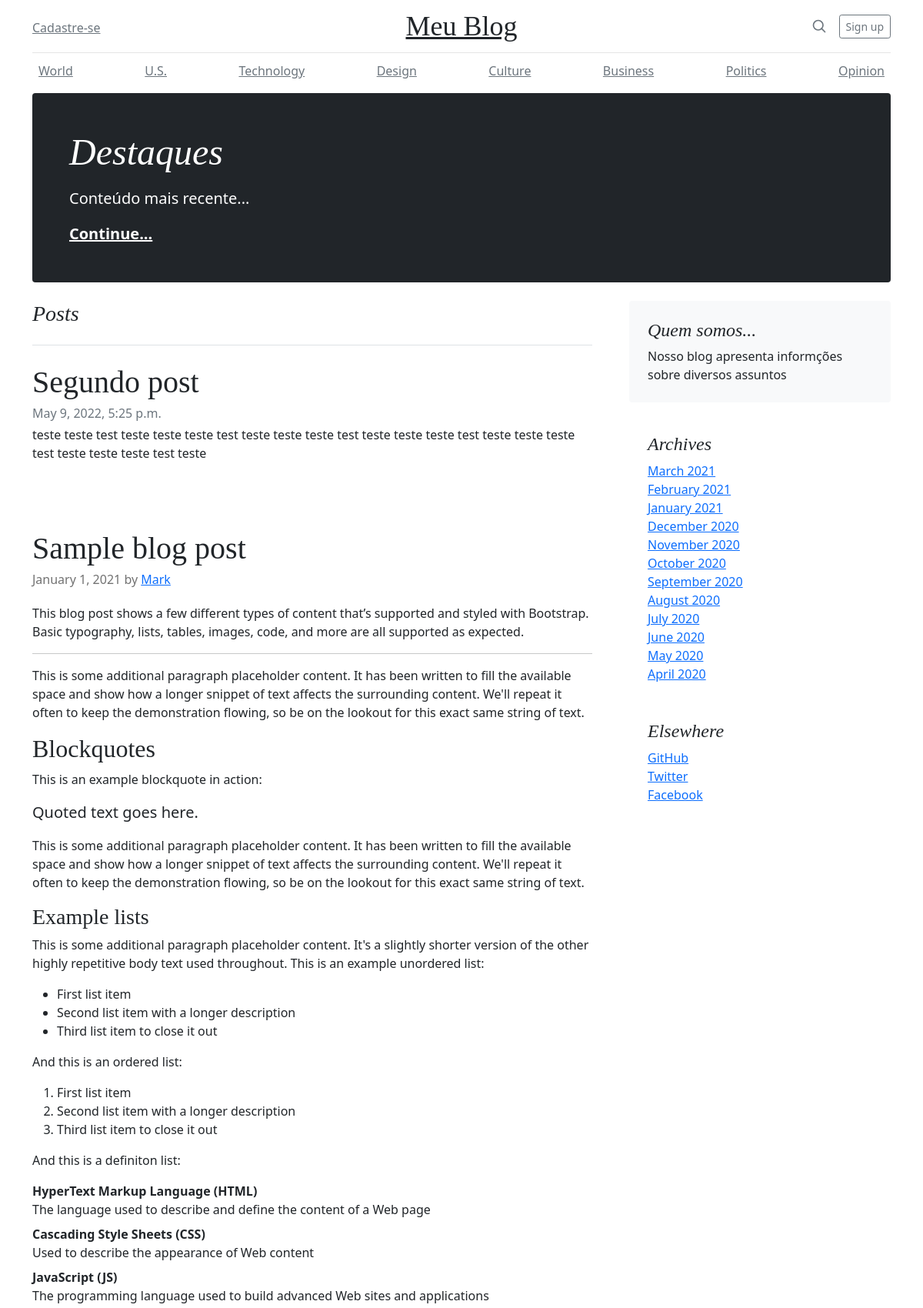
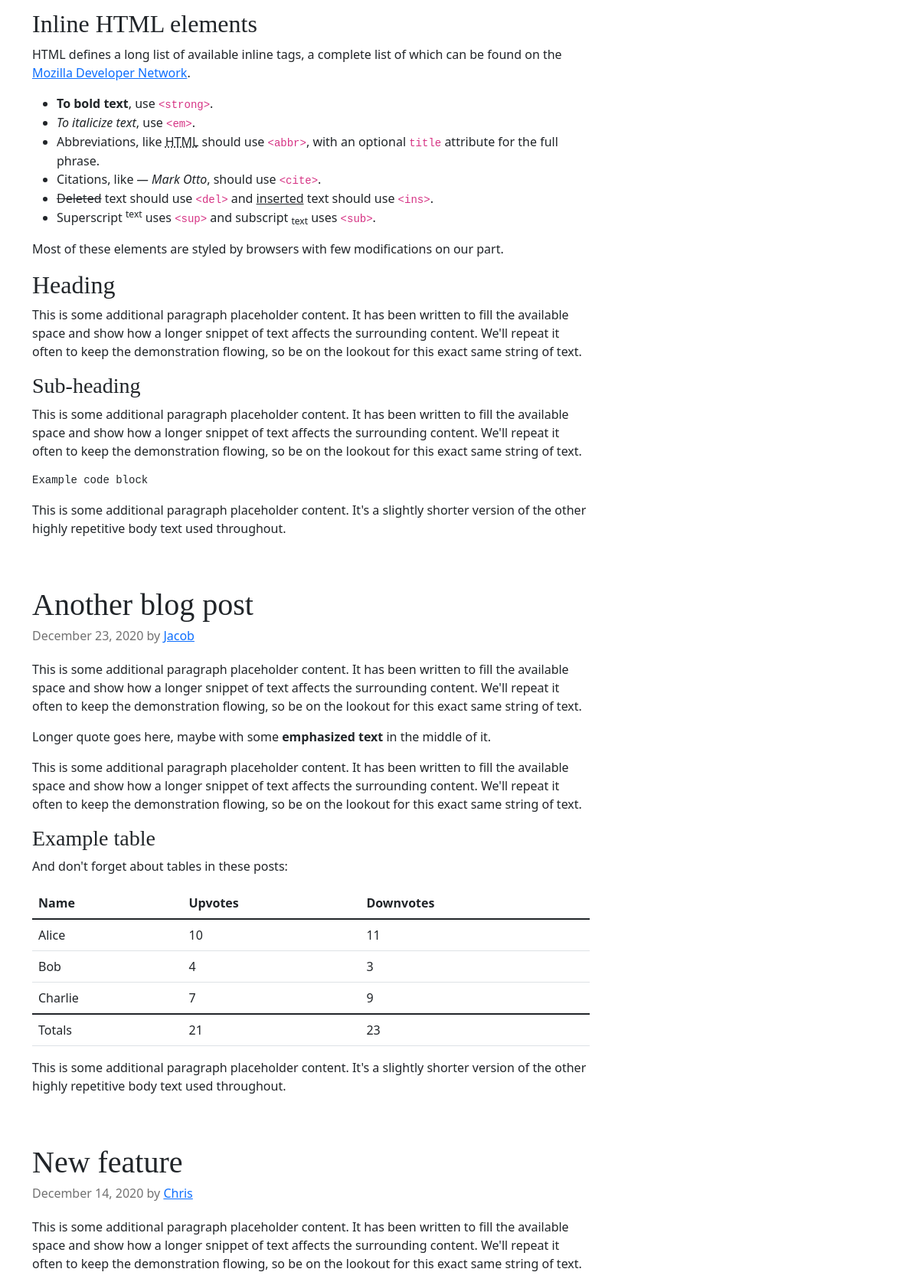
Screenshot of /post/2 (upper part) with the database file from the repository (2 pictures, top to bottom).
### blog/models.py (models this page shows, shortened)
class Post(models.Model):
    titulo = models.CharField(max_length=200)
    conteudo = RichTextUploadingField()
    autor = models.ForeignKey(User, on_delete=models.PROTECT)
    data_criacao = models.DateTimeField(auto_now_add=True)

### blog/views.py (the view)
# urls.py: path('post/<int:id>', views.post),
def post(request, id):
    post = Post.objects.get(pk=id)
    dados = {"post": post}
    return render(request, 'post.html', dados)

### templates/post.html
{% extends 'base.html' %}
{% block content%}
  <div class="blog-post" style="overflow: scroll;">
    <h2 class="blog-post-title">{{ post.titulo }}</h2>
    <div class="mb-1 text-muted">{{ post.data_criacao }}</div>
    {{ post.conteudo|safe }}
  </div>
{% endblock %}

### templates/base.html (style rules this page uses)
h1, h2, h3, h4, h5, h6 { font-family: "Playfair Display", Georgia, "Times New Roman", serif; }
.blog-post { margin-bottom: 4rem; }
.blog-post-title { margin-bottom: .25rem; font-size: 2.5rem; }

### rows the page displays
Post: titulo "Segundo post", data_criacao "May 9, 2022, 5:25 p.m.", conteudo "teste teste test teste teste teste test teste teste teste test teste teste teste test teste teste teste test teste teste teste test teste"
